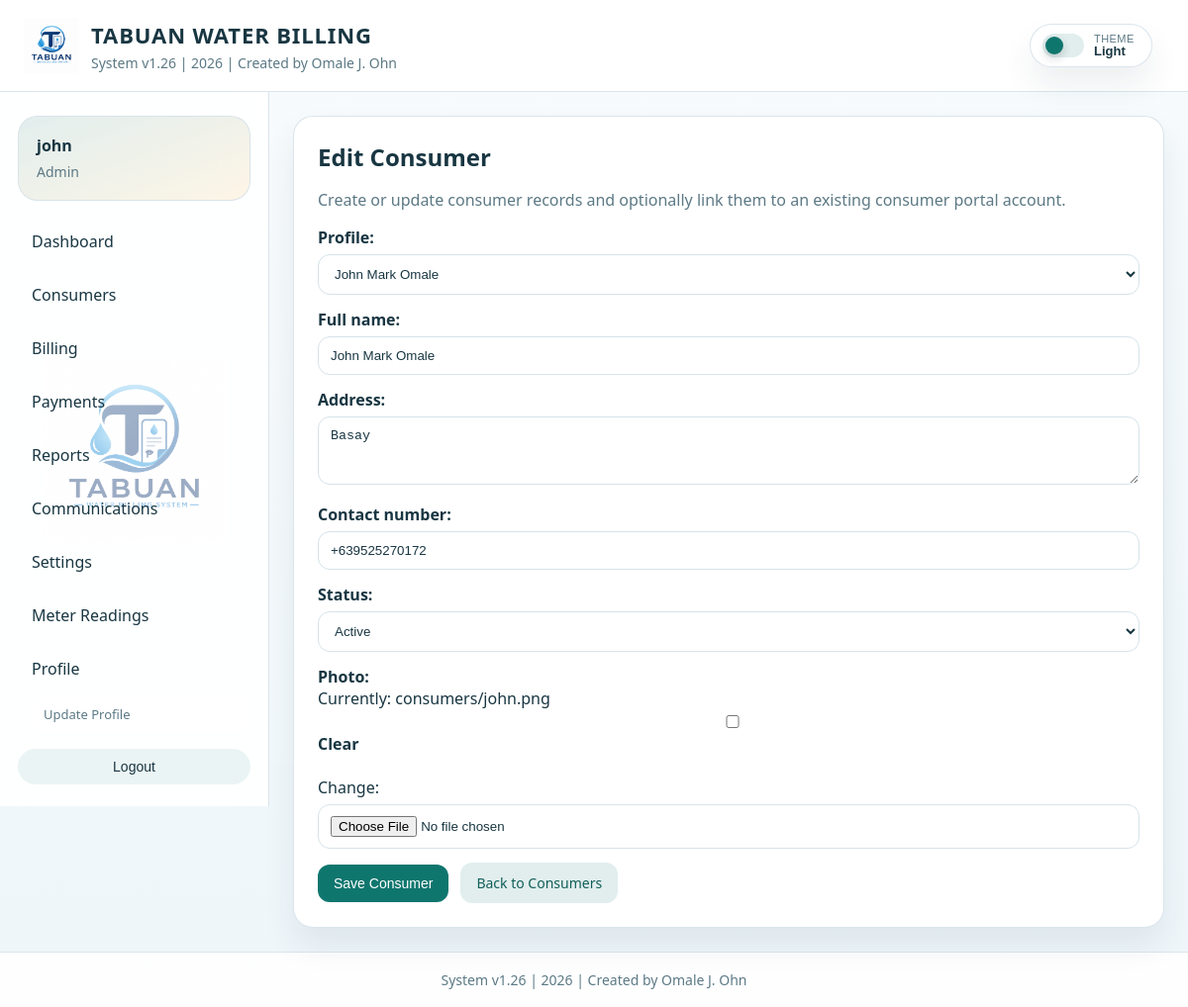
The page /consumers/1/edit/ (signed in) on the database its author committed.
### billing/models.py (models this page shows, shortened)
class ConsumerProfile(models.Model):
    class Roles(models.TextChoices):
        ADMIN = 'admin', 'Admin'
        SECRETARY = 'secretary', 'Secretary'
        TREASURER = 'treasurer', 'Treasurer'
        READER = 'reader', 'Reading Panel'
        CONSUMER = 'consumer', 'Consumer'
    user = models.OneToOneField(settings.AUTH_USER_MODEL, on_delete=models.CASCADE)
    full_name = models.CharField(max_length=255)
    email = models.EmailField(blank=True)
    contact = models.CharField(max_length=50, blank=True)
    address = models.TextField(blank=True)
    role = models.CharField(max_length=20, choices=Roles.choices, default=Roles.CONSUMER)
    photo = models.ImageField(upload_to='profiles/', blank=True, null=True)
    created_at = models.DateTimeField(auto_now_add=True)
    def __str__(self):
        return self.full_name or self.user.username

class Consumer(models.Model):
    class Statuses(models.TextChoices):
        ACTIVE = 'active', 'Active'
        INACTIVE = 'inactive', 'Inactive'
    profile = models.OneToOneField(
        ConsumerProfile,
        on_delete=models.SET_NULL,
        null=True,
        blank=True,
        related_name='consumer_record',
    )
    full_name = models.CharField(max_length=255)
    address = models.TextField(blank=True)
    contact_number = models.CharField(max_length=50, blank=True)
    status = models.CharField(max_length=20, choices=Statuses.choices, default=Statuses.ACTIVE)
    photo = models.ImageField(upload_to='consumers/', blank=True, null=True)
    created_at = models.DateTimeField(auto_now_add=True)

### billing/views.py (the view)
# urls.py: path('consumers/<int:consumer_id>/edit/', views.edit_consumer, name='edit_consumer'),
@role_required(ConsumerProfile.Roles.ADMIN)
def edit_consumer(request, consumer_id):
    consumer = get_object_or_404(Consumer, pk=consumer_id)
    if request.method == 'POST':
        form = ConsumerForm(request.POST, request.FILES, instance=consumer)
        if form.is_valid():
            form.save()
            messages.success(request, 'Consumer updated successfully.')
            return redirect('consumers')
    else:
        form = ConsumerForm(instance=consumer)
    return render(request, 'billing/add_consumer.html', {'form': form, 'page_title': 'Edit Consumer'})

### billing/forms.py (shortened to what this page needs)
class ConsumerForm(forms.ModelForm):
    class Meta:
        model = Consumer
        fields = ['profile', 'full_name', 'address', 'contact_number', 'status', 'photo']
        widgets = {
            'address': forms.Textarea(attrs={'rows': 3}),
        }
    def __init__(self, *args, **kwargs):
        super().__init__(*args, **kwargs)
        available_profiles = ConsumerProfile.objects.filter(role=ConsumerProfile.Roles.CONSUMER).exclude(
            consumer_record__isnull=False
        )
        if self.instance.pk and self.instance.profile_id:
            available_profiles = ConsumerProfile.objects.filter(pk=self.instance.profile_id) | available_profiles
        self.fields['profile'].queryset = available_profiles.order_by('full_name')
        self.fields['profile'].required = False

### billing/models.py (called while the page is built)
    @classmethod
    def load(cls):
        defaults = {
            'rate_per_m3': Decimal('20.00'),
            'billing_due_days': 15,
            'enable_cash_payments': True,
            'enable_online_payments': True,
            'notify_by_email': True,
            'notify_by_sms': False,
        }
        settings_obj, _ = cls.objects.get_or_create(pk=1, defaults=defaults)
        return settings_obj

### billing/permissions.py (called while the page is built)
def get_user_profile(user, create=False):
    if create:
        return ensure_user_profile(user)
    if not getattr(user, 'is_authenticated', False):
        return None
    return ConsumerProfile.objects.filter(user=user).first()

def get_user_role(user, create=False):
    if not getattr(user, 'is_authenticated', False):
        return None
    if user.is_staff or user.is_superuser:
        return ConsumerProfile.Roles.ADMIN
    profile = get_user_profile(user, create=create)
    return profile.role if profile else ConsumerProfile.Roles.CONSUMER

def get_linked_consumer(user):
    profile = get_user_profile(user)
    if not profile:
        return None
    return getattr(profile, 'consumer_record', None)

def get_dashboard_route(role):
    return {
        ConsumerProfile.Roles.ADMIN: 'admin_panel',
        ConsumerProfile.Roles.SECRETARY: 'secretary_panel',
        ConsumerProfile.Roles.TREASURER: 'treasurer_panel',
        ConsumerProfile.Roles.READER: 'reader_panel',
        ConsumerProfile.Roles.CONSUMER: 'consumer_panel',
    }.get(role, 'consumer_panel')

def get_dashboard_url_for_user(user):
    return get_dashboard_route(get_user_role(user, create=True))

### templates/billing/add_consumer.html (shortened to what this page needs)
{% extends 'base.html' %}
{% block content %}
<section class="page-wrap">
    <div class="form-card">
        <h2 class="page-title">{{ page_title }}</h2>
        <p class="muted">Create or update consumer records and optionally link them to an existing consumer portal account.</p>
        <form method="post" enctype="multipart/form-data">
            {{ form.as_p }}
            <div class="btn-row">
                <button type="submit" class="btn">Save Consumer</button>
                <a href="{% url 'consumers' %}" class="btn secondary">Back to Consumers</a>
            </div>
        </form>
    </div>
</section>
{% endblock %}

### templates/base.html (shortened to what this page needs)
{% load static %}
<!DOCTYPE html>
<html lang="en">
<head>
</head>
<body>
    <header class="site-header">
        <div class="header-wrap">
            <div class="header-brand">
                <img src="{% static 'legacy_img/tabuan-logo.png' %}" alt="Tabuan Water Billing System Logo" class="brand-logo">
                <div class="brand-block">
                    <strong>Tabuan Water Billing</strong>
                    <span>System v1.26 | 2026 | Created by Omale J. Ohn</span>
                </div>
            </div>
            <div class="header-actions">
                <button type="button" class="theme-toggle" id="theme-toggle" aria-label="Switch theme">
                    <span class="theme-toggle-track" aria-hidden="true">
                        <span class="theme-toggle-knob"></span>
                    </span>
                    <span class="theme-toggle-copy">
                        <span>Theme</span>
                        <strong id="theme-toggle-label">Light</strong>
                    </span>
                </button>
            </div>
        </div>
    </header>
    {% if user.is_authenticated %}
        <div class="app-shell">
            <aside class="app-sidebar" id="app-sidebar">
                <div class="sidebar-panel">
                    <div class="sidebar-user">
                        <strong>{{ current_profile.full_name|default:user.username }}</strong>
                        <span>{{ current_profile.get_role_display|default:current_role|title }}</span>
                    </div>
                    <nav class="sidebar-nav">
                        {% for item in navigation_items %}
                            <div class="sidebar-link-stack">
                                <a href="{% url item.url_name %}" class="sidebar-link {% if item.active %}active{% endif %}">
                                    <span>{{ item.label }}</span>
                                </a>
                                {% if item.url_name == 'profile' %}
                                    <a href="{% url 'profile' %}" class="sidebar-sublink {% if current_url_name == 'profile' %}active{% endif %}">Update Profile</a>
                                {% endif %}
                            </div>
                        {% endfor %}
                    </nav>
                    <div class="sidebar-footer">
                        <form method="post" action="{% url 'logout' %}" class="nav-inline-form" style="width: 100%;">
                            <button type="submit" class="nav-link-button" style="width: 100%;">Logout</button>
                        </form>
                    </div>
                </div>
            </aside>
            <main class="app-main">
    {% endif %}
    {% block content %}{% endblock %}
    {% if user.is_authenticated %}
            </main>
        </div>
    {% endif %}
    <footer class="system-footer">System v1.26 | 2026 | Created by Omale J. Ohn</footer>
</body>
</html>

### rows shown on the page
ConsumerProfile: full_name "john", role "Admin"
Consumer: profile "John Mark Omale", address "Basay", contact_number "+639525270172", status "Active"
ConsumerProfile: full_name "John Mark Omale"

### other values the page prints
{{ item.label }} "Dashboard" "Consumers" "Billing" "Payments" "Reports" "Communications" "Settings" "Meter Readings" "Profile"
{{ page_title }} "Edit Consumer"
